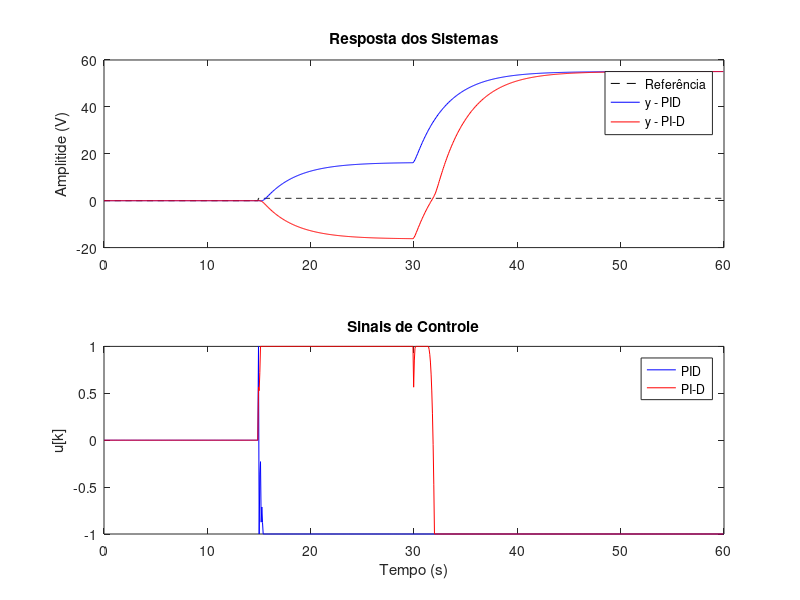

Here is the MATLAB script that generated this plot:
%% Atividade A1: Estudo de caso para o controle de velocidade longitudinal de um quadricóptero.
clear all; close all; clc;

%% Setup
% Carregando os coeficientes do modelo de 3ª ordem
load('sys_mod02.mat');
Ts = model.Ts;
Az = model.Az; a1 = Az(2); a2 = Az(3); a3 = Az(4);
Bz = model.Bz; b0 = Bz(2); b1 = Bz(3); b2 = Bz(4); 

% Carregando os valores de kp, ki e kd
load('control_pid.mat');
kp = control.kp;  ki = control.ki; kd = control.kd;

% Aproximação Backward Difference
s0 = kp +ki*Ts +kd/Ts; s1 = -kp -2*kd/Ts; s2 = kd/Ts;

% Configurações
tfinal = 60; % em segundos
N = round( tfinal/Ts ); % numero total de amostras

% Sinal de referencia (degrau unitario)
r = zeros(N,1); r(round(N/4):end)=1; 

% Condições iniciais e inicializacao
ym1 = zeros(N,1); ym2 = zeros(N,1);
um1 = zeros(N,1); um2 = zeros(N,1);
for k = 1:3
    r(k) = 0; ym1(k) = 0; um1(k) = 0;  
end

%% Perturbação de carga: 30% da referência
pert = zeros(N,1);
pert(round(30/Ts):end) = 0.3 * r(end);

%% Simulacao
for k = 4:N
    % Planta
    ym1(k) = -a1*ym1(k-1) -a2*ym1(k-2) -a3*ym1(k-3) +b0*um1(k-1) +b1*um1(k-2) +b2*um1(k-3) + pert(k);  
    ym2(k) = -a1*ym2(k-1) -a2*ym2(k-2) -a3*ym2(k-3) +b0*um2(k-1) +b1*um2(k-2) +b2*um2(k-3) + pert(k);

    % Calcular o sinal de controle do PID
    um1(k) = um1(k-1) + s0*(r(k)-ym1(k)) + s1*(r(k-1)-ym1(k-1)) + s2*(r(k-2)-ym1(k-2));

    % Calculo do sinal de controle do PI-D
    um2(k) = um2(k-1) +(kp + ki*Ts)*r(k) -kp*r(k-1) - s0*ym2(k) - s1*ym2(k-1) - s2*ym2(k-2);
    
    % Limitando o sinal de controle 
    if um1(k) <= -1
        um1(k) = -1;
    elseif um1(k) >= 1
        um1(k) = 1;
    end

    if um2(k) <= -1
        um2(k) = -1;
    elseif um2(k) >= 1
        um2(k) = 1;
    end
end

%% Analise do desempenho
% Erro
erro1 = r - ym1; erro2 = r - ym2;

% Integral of Squared Error 
ISE1 = sum(erro1.^2);    ISE2 = sum(erro2.^2);

% Normalized Mean Squared Error
NMSE1 = sum(erro1.^2) / sum(r.^2);  NMSE2 = sum(erro2.^2) / sum(r.^2);

% Energia e potência do sinal de controle
e_u1 = sum(um1.^2); e_u2 = sum(um2.^2);
pot_u1 = e_u1 / N;  pot_u2 = e_u2 / N;

fprintf('\n=== Avaliação dos Índices ===\n');
fprintf('Controlador PID:    ISE = %.2f, NMSE = %.2f, Energia = %.2f, Potência = %.2f\n', ISE1, NMSE1, e_u1, pot_u1);
fprintf('Controlador PI-D:   ISE = %.2f, NMSE = %.2f, Energia = %.2f, Potência = %.2f\n', ISE2, NMSE2, e_u2, pot_u2);

%% Plots
figure;
subplot(2,1,1);
plot((0:N-1)*Ts, r, '--k', (0:N-1)*Ts, ym1, 'b', (0:N-1)*Ts, ym2, 'r');
legend('Referência', 'y - PID', 'y - PI-D');
ylabel('Amplitide (V)'); title('Resposta dos Sistemas');

subplot(2,1,2);
plot((0:N-1)*Ts, um1, 'b', (0:N-1)*Ts, um2, 'r');
legend('PID', 'PI-D');
xlabel('Tempo (s)'); ylabel('u[k]'); title('Sinais de Controle');

